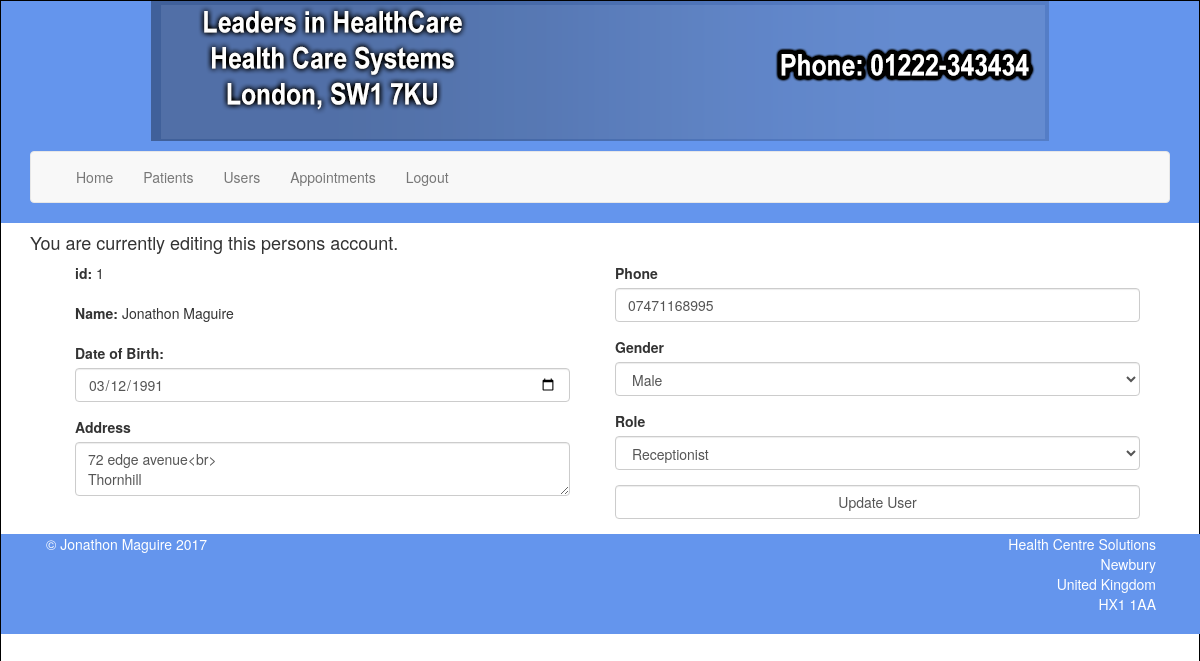
The app's page /edituser.php?id=1 (signed in) with its own data.
### tables this page shows
CREATE TABLE `hc_profiles` (
  `id` int(11) NOT NULL,
  `practitioner` int(11) DEFAULT NULL,
  `dob` varchar(25) NOT NULL,
  `name` varchar(255) NOT NULL,
  `userid` int(11) UNSIGNED NOT NULL,
  `address` varchar(255) NOT NULL,
  `phone` varchar(50) NOT NULL,
  `sex` varchar(5) NOT NULL
);

CREATE TABLE `users` (
  `id` int(11) UNSIGNED NOT NULL,
  `name` varchar(255) NOT NULL,
  `email` varchar(255) NOT NULL,
  `password` varchar(255) NOT NULL,
  `role` int(11) NOT NULL DEFAULT '0'
);

### edituser.php (called while the page is built, shortened)
<?php
require_once('models/forms.class.php');
require_once('models/patients.class.php');
include('views/headerhtml.inc.php');
include('views/bodystart.inc.php');
include('views/header.inc.php');
include('views/edituser.inc.php');
include('views/footer.inc.php');
include('views/bodyend.inc.php');
?>

### models/patients.class.php (called while the page is built, shortened)
<?php
class information{
        public static function getpatientinformation($id){
            $conn = DbConnect::getConnection();
            $stuff = [];
	       $stmt = $conn->prepare("SELECT * FROM users LEFT OUTER JOIN hc_profiles
ON users.id=hc_profiles.userid WHERE users.id = :id ");
	       $stmt->bindValue(':id',$id);
	       $stmt->execute();
	       $stuff[] = $stmt->fetch();
            return $stuff;
    }
          public static function getallnames(){
            $conn = DbConnect::getConnection();
            $info = [];
            $query = "SELECT id,name FROM users";
	       $resultset = $conn->query($query);
	       while ($patients = $resultset->fetch()) {
                $stuff[] = $patients;
	           }
            return $stuff;
        }
}
?>

### models/forms.class.php (the view, shortened to what this page needs)
<?php
class generator{
    public static function form($type,$value,$binder,$seeder){
        $info = '';
        if($type === 'text'){
            $info = '<input class="form-control" type="text" name="'.$value.'" placeholder="'.$binder.'">';
        }
        if($type === 'text' && $seeder === 'phone'){
            $info = '<input class="form-control" type="text" name="'.$value.'" placeholder="'.$binder.'" value="'.$binder.'">';
        }
         if($type === 'submit'){
            $info = '<input class="form-control" type="submit" name="'.$value.'" value="'.$binder.'">';
        }
        if($type === 'hidden'){
            $info = '<input class="form-control" type="hidden" name="'.$value.'" value="'.$binder.'">';
        }
        if($type === 'date'){
            $info = '<input class="form-control" type="date" name="'.$value.'" value="'.$binder.'">';
        }
         if($type === 'textarea'){
            $info = '<textarea class="form-control" name="'.$value.'">'.$binder.'</textarea>';
        }
        if($type === 'select' && $seeder === 'gender'){
          $info .= '<select class="form-control" name="'.$binder.'">';
          if($value === 'male'){
              $info .= '<option value="male" selected="selected">Male</option>';
              $info .= '<option value="female">Female</option>';
          }
          $info .= '</select>';
        }
        if($type === 'select' && $seeder === 'role'){
          $info .= '<select class="form-control" name="'.$binder.'">';
          if($value === '1'){
              $info .= '<option value="1" selected="selected">Receptionist</option>';
              $info .= '<option value="2">Doctor</option>';
              $info .= '<option value="3">Patient</option>';
          }
          $info .= '</select>';
        }
        $stuff = information::getallnames();
        return $info;
    }
    public static function formopen($open,$action,$method){
        $info = '';
        if($open === 'open'){
        if($action && $method = 'post'){
            $info .= '<form method="'.$method.'" action="'.$action.'">';
        }
        }
        return $info;
    }
      public static function formend(){
        $info = '';
        $info .= '</div>';
        return $info;
    }
}
?>

### views/edituser.inc.php (shortened to what this page needs)
<div class="container-lg">
<div class="row">
<div class="container">
<div class="row">
    <div class="col-lg-12">
        <h4>You are currently editing this persons account.</h4>
    </div>
    <div class="col-lg-12 table-responsive">
    <?php
        $count = count(information::getpatientinformation($id));
        $information = information::getpatientinformation($id);
        for($i=0; $i < $count; $i++){?>
         <?php
        echo generator::formopen('open','edituser.php','post');
                                     ?>
        <div class="col-lg-12">
            <div class="col-md-6">
                <div class="col-lg-12">
                            <?php echo generator::form('hidden','user',$_GET['id'],''); ?>
                    <div class="form-group">
                    <label>id:</label>
                    <?php echo $information[$i][0]; ?>
                    </div>
                      <div class="form-group">
                    <label>Name:</label>
                    <?php echo $information[$i]['name']; ?>
                    </div>
                      <div class="form-group">
                    <label>Date of Birth:</label>
                    <?php echo generator::form('date','patientdob',$information[$i]['dob'],''); ?>
                    </div>
                  <div class="form-group">
                    <label>Address</label>
                    <?php echo generator::form('textarea','patientaddress',$information[$i]['address'],''); ?>
                    </div>
                </div>
            </div>
            <div class="col-md-6">
                  <div class="form-group">
                    <label>Phone</label>
                    <?php echo generator::form('text','patientphone',$information[$i]['phone'],'phone'); ?>
                    </div>
                  <div class="form-group">
                    <label>Gender</label>
                    <?php echo generator::form('select',$information[$i]['sex'],'gender','gender'); ?>
                    </div>
                 <div class="form-group">
                    <label>Role</label>
                    <?php echo generator::form('select',$information[$i]['role'],'role','role'); ?>
                    </div>
                   <div class="form-group">
                            <?php echo generator::form('submit','updateuser','Update User',''); ?>
                    </div>
            </div>
        </div>
       <?php
        echo generator::formend();
        ?>
         <?php
        }
        ?>
    </div>
    </div>
    </div>
</div>

### css/home.css (style rules this page uses)
body { border:1px solid black; }

### records on screen
hc_profiles: userid "1", name "Jonathon Maguire", patientdob "03/12/1991", patientaddress "72 edge avenue<br> Thornhill", patientphone "07471168995", gender "Male"
users: role "Receptionist"
